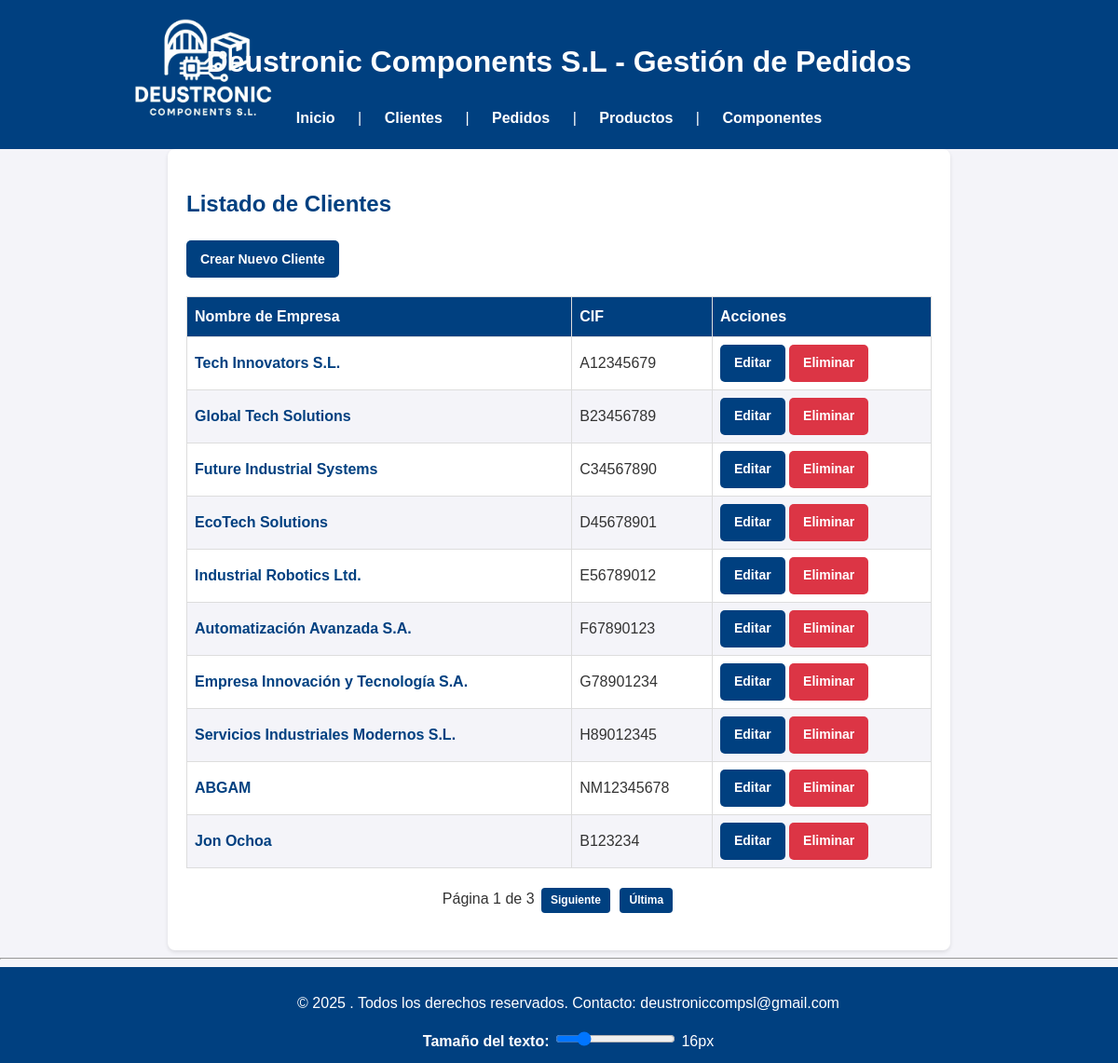
/clientes/, run on the app's committed database.
### appEntrega/models.py (models this page shows, shortened)
class Cliente(models.Model):
    cif = models.CharField(max_length=15, unique=True)
    nombre_empresa = models.CharField(max_length=100)
    direccion = models.CharField(max_length=255)
    datos_contacto = models.CharField(max_length=255)

### appEntrega/views.py (the view)
# urls.py: path('clientes/', ClienteListView.as_view(), name='cliente_listado'),
class ClienteListView(ListView):
    model = Cliente
    template_name = 'cliente_listado.html'
    context_object_name = 'clientes'
    paginate_by = 10

### appEntrega/templates/cliente_listado.html (shortened to what this page needs)
{% extends "base.html" %}
{% block content %}
<h2>Listado de Clientes</h2>
<a href="{% url 'cliente_crear' %}" class="button">Crear Nuevo Cliente</a>
<table>
    <thead>
        <tr>
            <th>Nombre de Empresa</th>
            <th>CIF</th>
            <th>Acciones</th>
        </tr>
    </thead>
    <tbody>
        {% for cliente in clientes %}
        <tr>
            <td><a href="{% url 'cliente_detalle' cliente.id %}" class="detalle_link">{{ cliente.nombre_empresa }}</a></td>
            <td>{{ cliente.cif }}</td>
            <td>
                <a href="{% url 'cliente_editar' cliente.id %}" class="button">Editar</a>
                <a href="{% url 'cliente_eliminar' cliente.id %}" class="btn-eliminar">Eliminar</a>
            </td>
        </tr>
        {% empty %}
        <tr>
            <td colspan="3">No hay clientes registrados.</td>
        </tr>
        {% endfor %}
    </tbody>
</table>
{% if is_paginated %}
  <div class="paginacion">
    Página {{ page_obj.number }} de {{ page_obj.paginator.num_pages }}
    {% if page_obj.has_next %}
      <a href="?page={{ page_obj.next_page_number }}">Siguiente</a>
      <a href="?page={{ page_obj.paginator.num_pages }}">Última</a>
    {% endif %}
  </div>
{% endif %}
{% endblock %}

### appEntrega/static/CSS/stylesheet.css (style rules this page uses)
body { font-family: 'Arial', sans-serif; line-height: 1.6; margin: 0; padding: 0; background-color: #f4f4f9; color: #333; }
h2 { color: #004080; margin-bottom: 20px; }
button, a.button { display: inline-flex; align-items: center; justify-content: center; background-color: #004080; color: white; padding: 10px 15px; text-decoration: none; border: none; border-radius: 5px; cursor: pointer; font-size: 14px; font-weight: bold; text-align: center; transition: background-color 0.3s, color 0.3s; height: 40px; box-sizing: border-box; }
table { width: 100%; border-collapse: collapse; margin: 20px 0; font-size: 16px; text-align: left; }
table th, table td { border: 1px solid #ddd; padding: 8px; }
table th { background-color: #004080; color: white; }
table tr:nth-child(even) { background-color: #f4f4f9; }
.btn-eliminar { display: inline-flex; align-items: center; justify-content: center; background-color: #dc3545; color: white; padding: 10px 15px; text-decoration: none; border: none; border-radius: 5px; cursor: pointer; font-size: 14px; font-weight: bold; text-align: center; transition: background-color 0.3s ease, color 0.3s ease; height: 40px; box-sizing: border-box; }
a.detalle_link { color: #004080; text-decoration: none; font-weight: bold; transition: color 0.3s; }
.paginacion { margin: 20px 0; text-align: center; }
.paginacion a { display: inline-block; background-color: #004080; color: white; padding: 4px 10px; margin: 0 3px; border-radius: 4px; font-size: 12px; text-decoration: none; border: none; font-weight: bold; transition: background-color 0.3s, color 0.3s; cursor: pointer; }

### data on the page
Cliente: nombre_empresa "Tech Innovators S.L.", cif "A12345679"
Cliente: nombre_empresa "Global Tech Solutions", cif "B23456789"
Cliente: nombre_empresa "Future Industrial Systems", cif "C34567890"
Cliente: nombre_empresa "EcoTech Solutions", cif "D45678901"
Cliente: nombre_empresa "Industrial Robotics Ltd.", cif "E56789012"
Cliente: nombre_empresa "Automatización Avanzada S.A.", cif "F67890123"
Cliente: nombre_empresa "Empresa Innovación y Tecnología S.A.", cif "G78901234"
Cliente: nombre_empresa "Servicios Industriales Modernos S.L.", cif "H89012345"
Cliente: nombre_empresa "ABGAM", cif "NM12345678"
Cliente: nombre_empresa "Jon Ochoa", cif "B123234"

### other printed values
{{ page_obj.number }} "1"
{{ page_obj.paginator.num_pages }} "3"
